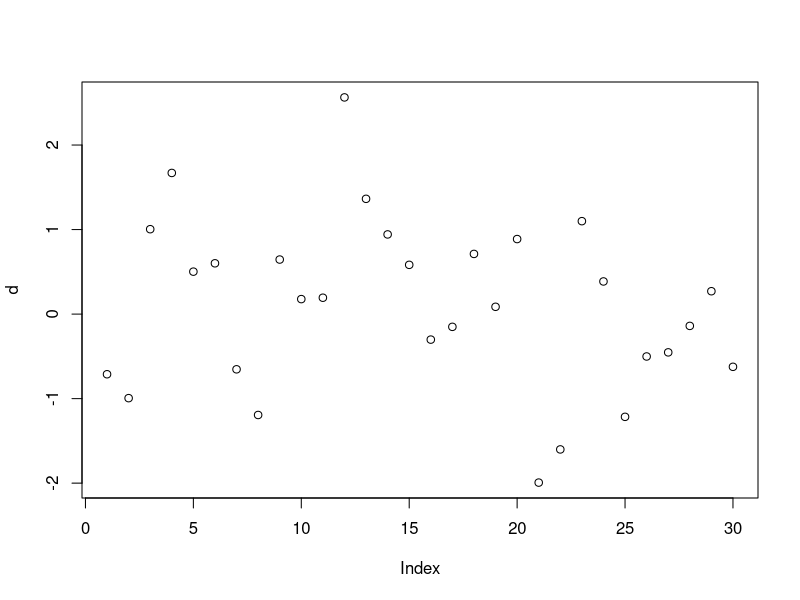

R code for this plot:
## ---- chunk 1
knitr::opts_chunk$set(echo = TRUE)
## ---- chunk 2
#here's some data

d <- rnorm(30)
plot(d)


## ---- chunk 3
library(ggplot2)
library(tidyr)



